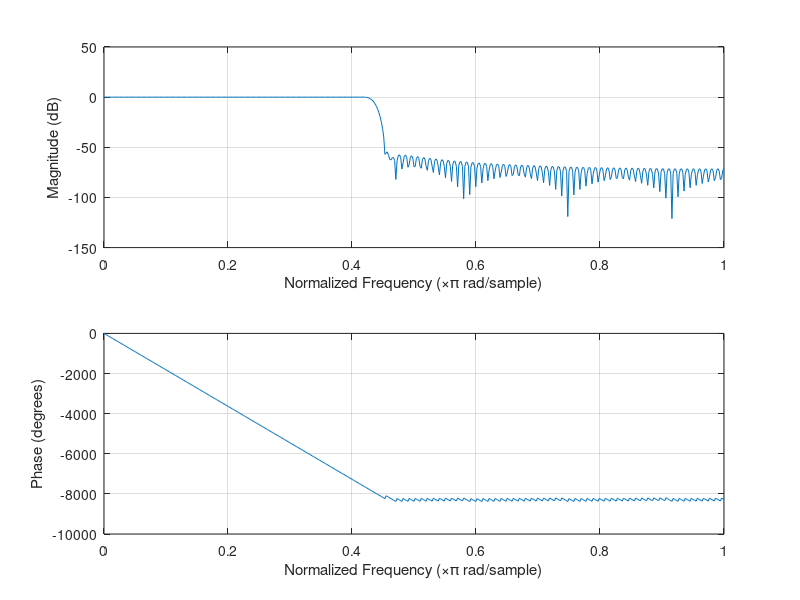
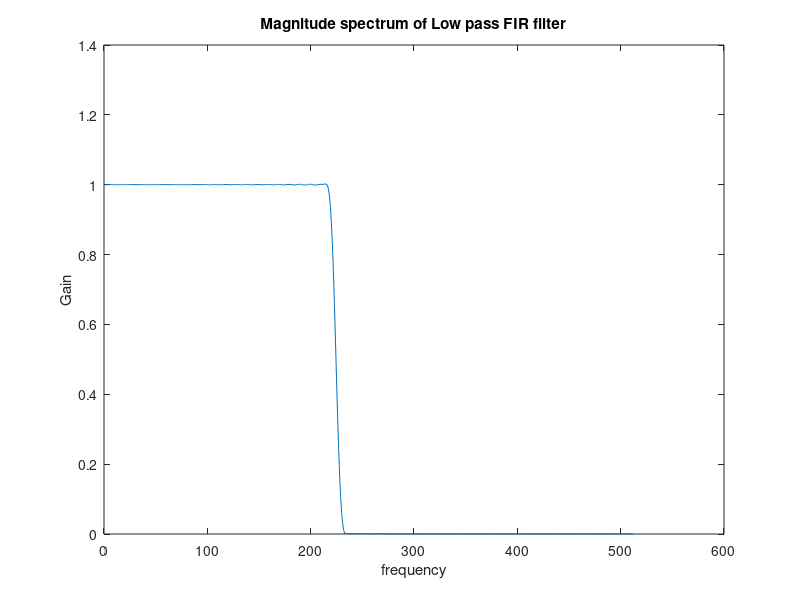

These figures' MATLAB source, in order:
%% Experiment - 4
% Exercise - 1
clc;
clear;
figure;

%% Low pass FIR filter design using the window method
w_p = 0.375;  % Pass band frequency
w_s = 0.5;  % Stop band frequency
w_c = w_p + (w_s - w_p) / 2;  % Cut-off frequency

k = 4;  % Hamming window
N = ceil((2 * k * pi) / (w_s - w_p));  % Order of filter
win = window(@hamming, N+1);  % Hamming window
NUM = fir1(N, w_c, 'low', win);  % Numerator coefficients of T[z]
DEN = [1];  % Denominator coefficients of T[z]
freqz(NUM, DEN)  % Frequency response

figure;
H = freqz(NUM, DEN);  % Frequency response
plot(abs(H))  % Magnitude spectrum
title('Magnitude spectrum of Low pass FIR filter')
xlabel('frequency'), ylabel('Gain')
